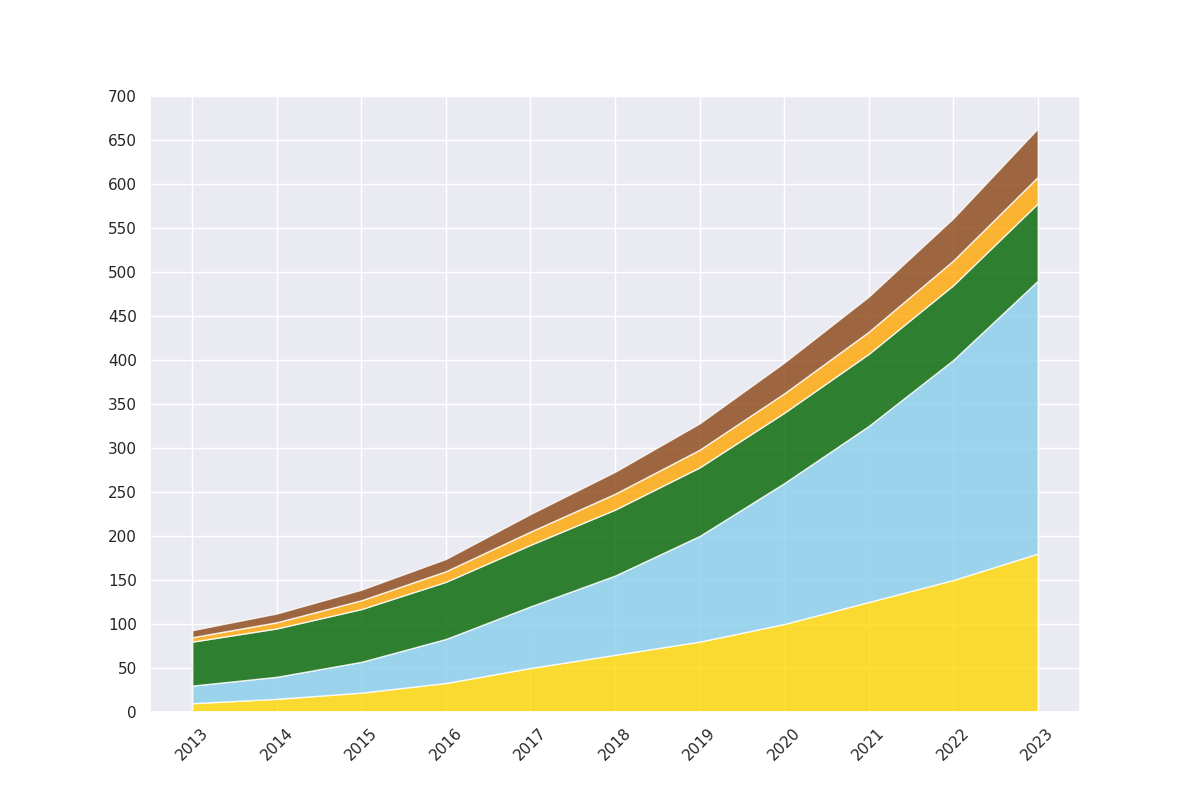

Write Python code to recreate this figure.
import matplotlib.pyplot as plt
import numpy as np

years = np.arange(2013, 2024)

# Energy data
solar_energy = np.array([10, 15, 22, 33, 50, 65, 80, 100, 125, 150, 180])
wind_energy = np.array([20, 25, 35, 50, 70, 90, 120, 160, 200, 250, 310])
hydro_energy = np.array([50, 55, 60, 65, 70, 75, 78, 80, 82, 85, 88])
geothermal_energy = np.array([5, 7, 10, 12, 15, 18, 20, 22, 25, 28, 30])
biomass_energy = np.array([8, 10, 12, 14, 20, 25, 30, 35, 40, 48, 55])

energy_data = np.vstack([solar_energy, wind_energy, hydro_energy, geothermal_energy, biomass_energy])

plt.figure(figsize=(12, 8))
plt.stackplot(years, energy_data, colors=['#FFD700', '#87CEEB', '#006400', '#FFA500', '#8B4513'], alpha=0.8)

plt.xticks(years, rotation=45)
plt.yticks(np.arange(0, 701, 50))

plt.show()
